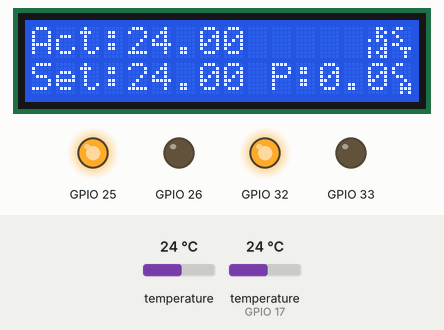
The sketch below on a simulated ESP32. Shown: 16×2 character LCD, output pins drawn as LEDs (lit = HIGH). Inputs (shaded band) come from the test bench; at power-on: temperature (sensor on GPIO 17) 24 °C, temperature 24 °C. What the sketch prints to the serial monitor is not drawn.

Above: at 3.8 s.
3.9 s: temperature (sensor on GPIO 17) set to 19 °C
At 4.6 s:
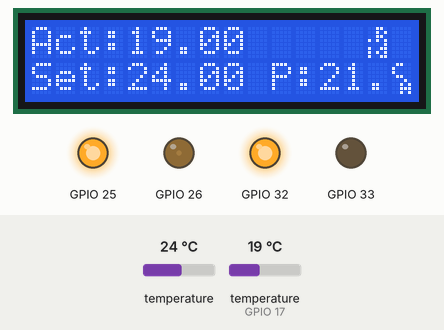
6.9 s: temperature (sensor on GPIO 17) set to 12 °C
At 8.4 s:
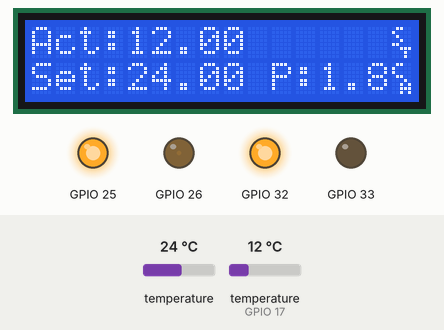
8.7 s: temperature (sensor on GPIO 17) set to 28 °C
At 10.0 s:
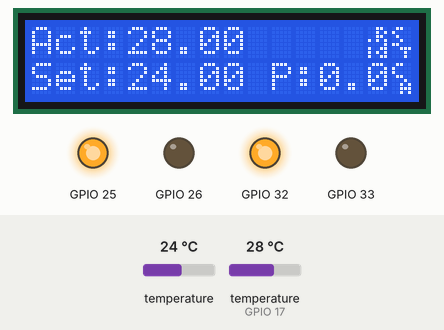
10.3 s: temperature (sensor on GPIO 17) set to 1 °C
At 10.9 s:
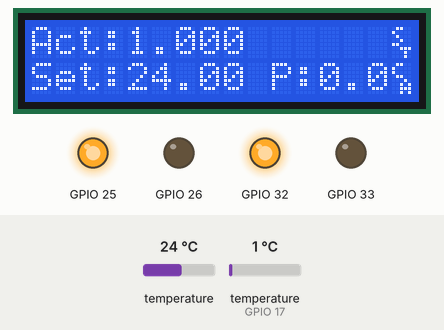
Timing chart, 0 to 13.0 s (numbered marks = the images above; inputs shaded):
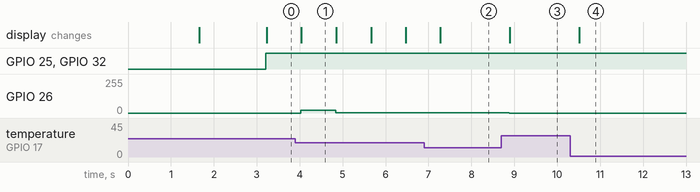

The sketch:

0.0.5.ino
```cpp
/************************************/
/*****This code is DEBUG*************/
/*****This is not a release version**/
/*****Please don't use it in release*/
/************************************/
/*****Juan Blanc***TECSCI 2019*******/
/************************************/
/**********Version 0.0.5*************/
/************************************/

/*  This program is free software: you can redistribute it and/or modify
    it under the terms of the GNU General Public License as published by
    the Free Software Foundation, either version 3 of the License, or
    (at your option) any later version.

    This program is distributed in the hope that it will be useful,
    but WITHOUT ANY WARRANTY; without even the implied warranty of
    MERCHANTABILITY or FITNESS FOR A PARTICULAR PURPOSE.  See the
    GNU General Public License for more details.

    You should have received a copy of the GNU General Public License
    along with this program.  If not, see <https://www.gnu.org/licenses/>. */
#include <Arduino.h>
#include <Adafruit_Sensor.h>
#include <Adafruit_BME280.h>
#include <PID_v1.h>
#include <Wire.h>
#include <OneWire.h>
#include <DallasTemperature.h>
#include <LiquidCrystal_I2C.h>
#include "peltier.h"

//needed for library
#define SEALEVELPRESSURE_HPA (1020)

/* pin to connect the DS18B20 sensor */
const int pinDataDQ = 17;

/* Object creation of Temperature sensor and lcdScreen */
Adafruit_BME280 bme;
peltier thePeltier ;

//TIME FOR DRAW!
byte UsingPID[] = {0x06,0x05,0x06,0x15,0x01,0x13,0x15,0x13};
byte notUsingPID[] = {0x04,0x0E,0x15,0x15,0x04,0x0E,0x1F,0x1F};
byte bigP[] = {0x1E,0x11,0x11,0x1E,0x18,0x18,0x18,0x19};
byte bigH[] = {0x14,0x1C,0x14,0x06,0x09,0x0E,0x08,0x07};
byte steadySign[] = {0x0C,0x10,0x08,0x04,0x18,0x07,0x02,0x02};
byte microActivity[] = {0x0C,0x10,0x10,0x0C,0x02,0x05,0x07,0x05};

//Define Variables we'll be connecting to
double Setpoint, Input, Output;
float temperature_read = 0;

//Pins
int peltierA = 32 ;  //Digital GPIO
int peltierB = 33 ;  //Digital GPIO
int enablePeltier = 25 ; //Digital GPIO
int pwmPeltier = 26 ;    //Used to control the driver GPIO

//Define the aggressive and conservative Tuning Parameters
double aggKp=4, aggKi=.225, aggKd=8;
double consKp=.3, consKi=.15, consKd=.4;


OneWire oneWireObject(pinDataDQ);
DallasTemperature sensorDS18B20(&oneWireObject);

PID myPID(&Input, &Output, &Setpoint, consKp, consKi, consKd, DIRECT);

LiquidCrystal_I2C lcd(0x27,16,2);

/* EXPERIMENTAL  */

int pinA = 2; // InterruptHardware Pin Digital GPIO 2
int pinB = 15; // Interrupt Hardware Pin Digital GPIO 15
volatile byte aFlag = 0; // let's us know when we're expecting a rising edge on pinA to signal that the encoder has arrived at a detent
volatile byte bFlag = 0; // let's us know when we're expecting a rising edge on pinB to signal that the encoder has arrived at a detent (opposite direction to when aFlag is set)
volatile byte reading = 0; //somewhere to store the direct values we read from our interrupt pins before checking to see if we have moved a whole detent

const byte  buttonPin = 8;
byte        oldButtonState = HIGH;  // assume switch open because of pull-up resistor
byte        buttonState;
const unsigned long debounceTime = 10;  // milliseconds
unsigned long buttonPressTime;  // when the switch last changed state
bool buttonPressed = 0; // a flag variable

void setup()
{
thePeltier.createPeltier(peltierA,peltierB,enablePeltier,pwmPeltier);

  //initialize the variables we're linked to
   lcd.init();
    lcd.backlight();
      lcd.createChar(0, bigP);
         lcd.createChar(1, bigH);
          lcd.createChar(2, UsingPID);
           lcd.createChar(3, steadySign);
            lcd.createChar(4, microActivity);
       sensorDS18B20.begin();
     sensorDS18B20.setResolution(12);
  Serial.begin(9600);
  if (!bme.begin(0x76)) {
    lcd.setCursor(0,0);
      lcd.print("ALARM!!");
      lcd.setCursor(0,1);
      lcd.print("B1- No Amb sensor");
      Serial.println("ErrorSensorAmbiente");
      delay(1000);
      lcd.clear();
      delay(1000);
  }
   /*First message lcd and string constants */
  lcd.setCursor(9,0);
  lcd.print("TWB 1.5");
  delay(1500);
  lcd.setCursor(9,0);
  lcd.print("       ");
  lcd.setCursor(0,0);
  lcd.print("Act:");
  lcd.setCursor(0,1);
  lcd.print("Set:");
  lcd.setCursor(10,1);
  lcd.print("P:");
/* end messages and strings constants */

 /* end begins */
  Input = sensorDS18B20.getTempCByIndex(0);
  Setpoint = temperature_read;

/* Safe test, is the sensor plugged in? */
sensorDS18B20.requestTemperatures();
if (sensorDS18B20.getTempCByIndex(0) < (-4))
{
  while (true)
  {
      lcd.setCursor(0,0);
      lcd.print("ALARM!!");
      lcd.setCursor(0,1);
      lcd.print("S1-chk n' reboot");
      Serial.println("SensorDS18B20Error");
      delay(1000);
      lcd.clear();
      delay(1000);
  }
}
/* end safe test */

/*turn the PID on*/
  myPID.SetMode(AUTOMATIC);

Setpoint = bme.readTemperature();
  /* END SETUP */
}

void loop()
{
  sensorDS18B20.requestTemperatures();
  lcd.setCursor(4,0);
  lcd.print(sensorDS18B20.getTempCByIndex(0),2);
  lcd.setCursor(4,1);
  lcd.print(Setpoint);
  Input = sensorDS18B20.getTempCByIndex(0);

  double gap = abs(Setpoint-Input); //distance away from setpoint

  if (gap < 10)
  {  //we're close to setpoint, use CONSERVATIVE tuning parameters
    myPID.SetTunings(consKp, consKi, consKd);
    lcd.setCursor(14,0);
    lcd.write(2);
  }
  else
  {
     //we're far from setpoint, use AGGRESIVE tuning parameters
     myPID.SetTunings(aggKp, aggKi, aggKd);
      lcd.setCursor(14,0);
      lcd.write(2);
  }

  myPID.Compute();

  if(Output<30){
  lcd.setCursor(12,1);
  lcd.print(Output);
   lcd.setCursor(15,0);
   lcd.print(" ");
   thePeltier.heat(1, Output);
  }
  else
  {
     lcd.setCursor(14,0);

      lcd.print(" ");
  }

  if(Output = 0 || Output < 2)
  {
  lcd.setCursor(15,0);

  lcd.write(3);  //Stedy sign
  }

/* Monitoring */
Serial.println(sensorDS18B20.getTempCByIndex(0),4);

/* Comp. Activity blink */
lcd.setCursor(15,1);
lcd.write(4);

}
```

peltier.cpp
```cpp
 #include "peltier.h"
 #include "Arduino.h"
/*    This program is free software: you can redistribute it and/or modify
    it under the terms of the GNU General Public License as published by
    the Free Software Foundation, either version 3 of the License, or
    (at your option) any later version.

    This program is distributed in the hope that it will be useful,
    but WITHOUT ANY WARRANTY; without even the implied warranty of
    MERCHANTABILITY or FITNESS FOR A PARTICULAR PURPOSE.  See the
    GNU General Public License for more details.

    You should have received a copy of the GNU General Public License
    along with this program.  If not, see <https://www.gnu.org/licenses/>.

*/

/* We are going to use a vector to store the pins
   where the cell is connected, so if you are using multiple peltier
   cells, you can connect more without loosing program memory
*/

/* First we declare the two functions to use the internal adc */
void analogWrite(int pin, uint8_t val);
void setupPWM(int pin);


void peltier::createPeltier(uint8_t A,uint8_t B,uint8_t E, uint8_t pwm)
  {
   vectorPin[0] = A, vectorPin[1] = B, vectorPin[2] = E, vectorPin[3] = pwm ;
   pinMode(vectorPin[0],OUTPUT);
   pinMode(vectorPin[1],OUTPUT);
   pinMode(vectorPin[2],OUTPUT);
   pinMode(vectorPin[3],OUTPUT);
   setupPWM(vectorPin[3]);

  }

bool peltier::cool(bool activate, uint8_t pwmValue){
    /* SIDE A*/
    digitalWrite(vectorPin[0],LOW);
    digitalWrite(vectorPin[1],HIGH);

    /* This is Just to ensure than the PWM Value is in range
       and the enable is activated */
  if ((activate == 1) || (activate == true) && (0>pwmValue<=255) ){
    digitalWrite(vectorPin[2],HIGH);
    analogWrite(vectorPin[3],pwmValue);
    return 1;
  }
  else{
    digitalWrite(vectorPin[2],LOW);
    return 0;
  }}

bool peltier::heat(bool activate, uint8_t pwmValue)
  {
    /* SIDE B with PWM to control the driver */
    digitalWrite(vectorPin[0],HIGH);
    digitalWrite(vectorPin[1],LOW);

    /* This is Just to ensure than the PWM Value is in range
       and the enable is activated */
    if ((activate == 1) || (activate == true) && (0>pwmValue<=255) ){
    digitalWrite(vectorPin[2],HIGH);
    analogWrite(vectorPin[3],pwmValue);
    return 1;}
  else{
    digitalWrite(vectorPin[2],LOW);
    return 0;
  }}


bool peltier::powerOff(bool confirm)
  {
    /* Power ALL OFF */
    digitalWrite(vectorPin[0],LOW);
     digitalWrite(vectorPin[1],LOW);
     if((confirm == 1) || (confirm == true))
      digitalWrite(vectorPin[2],LOW);

       analogWrite(vectorPin[3],0);
  }

void peltier::heatFast()
  {
    /* In case than you can't use PWM with drivers, you can use this function and the PWM output as watchdog */
    digitalWrite(vectorPin[0],HIGH); // SIDE A
     digitalWrite(vectorPin[1],LOW);  // SIDE A
      digitalWrite(vectorPin[2],HIGH); // ENABLE NOW
       analogWrite(vectorPin[3],255);   // MAX PWM

  }

void peltier::coolFast()
  {
  /* In case than you can't use PWM with drivers, you can use this function and the PWM output as watchdog */
   digitalWrite(vectorPin[0],LOW);  // SIDE B
    digitalWrite(vectorPin[1],HIGH); // SIDE B
     digitalWrite(vectorPin[2],HIGH); // ENABLE NOW
      analogWrite(vectorPin[3],255);   // MAX PWM

  }


  int _adc = 0;
  int ADC_MAP[48]={
  -1,-1,-1,-1,-1,-1,-1,-1,
  -1,-1,-1,-1,-1,-1,-1,-1,
  -1,-1,-1,-1,-1,-1,-1,-1,
  -1,-1,-1,-1,-1,-1,-1,-1,
  -1,-1,-1,-1,-1,-1,-1,-1,
  -1,-1,-1,-1,-1,-1,-1,-1
  };

  #define PWM_FREQ 32000
  //change this to set PWM output resolution. 8--> 0~255 values
  #define PWM_RESOLUTION 8
  //#define USE_SIGMADELTA

  void setupPWM(int pin)
  {
  pinMode(pin, OUTPUT);
  #ifdef USE_SIGMADELTA
  sigmaDeltaSetup(_adc, PWM_FREQ);
  sigmaDeltaAttachPin(pin, _adc);
  #else

  ledcSetup(_adc, PWM_FREQ, PWM_RESOLUTION);
  ledcAttachPin(pin, _adc);
  #endif
  ADC_MAP[pin] = _adc;

  _adc = _adc + 1;
  }

  void analogWrite(int pin, uint8_t val)
  {
  if(ADC_MAP[pin]==-1)
  setupPWM(pin);
  #ifndef USE_SIGMADELTA
  ledcWrite(ADC_MAP[pin], val);
  #else
  sigmaDeltaWrite(ADC_MAP[pin], val);
  #endif
  }
```

Measured:
- after the input at 3.9 s, GPIO 26: 0/255 → 21/255 after 0.13 s, → 1/255 0.81 s later; the display: changes after 0.14 s (image 1)
- after the input at 6.9 s, the display: changes after 0.38 s (image 2)
- after the input at 8.7 s, GPIO 26: 1/255 → 0/255 after 0.18 s; the display: changes after 0.19 s (image 3)
- after the input at 10.3 s, the display: changes after 0.21 s (image 4)
- what the display in image 1 shows lasts 0.9 s, from 4.0 s to 4.9 s
